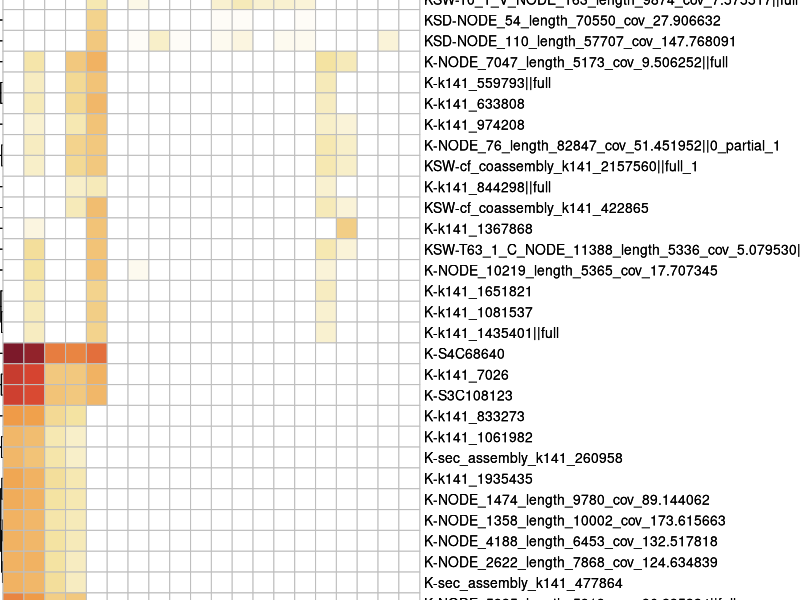
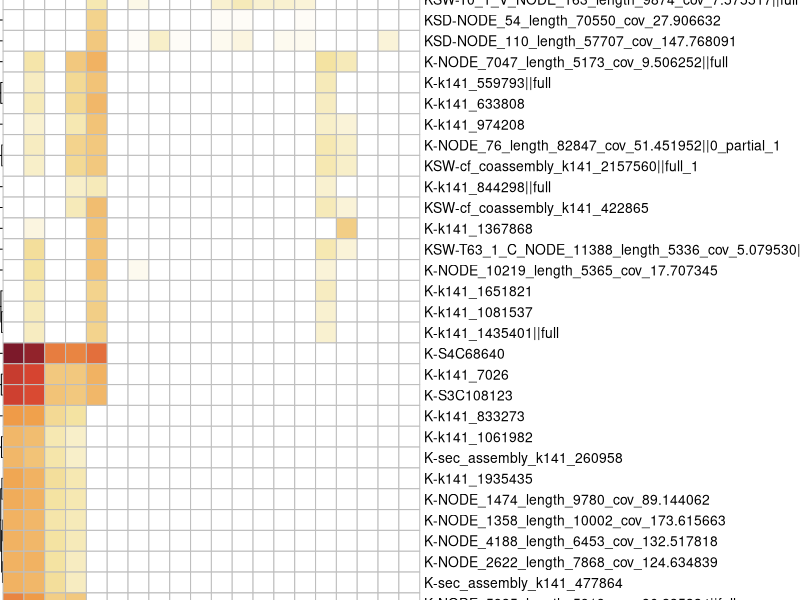

Source code (R) for these figures, in order:
library(pheatmap)
library(ggplot2)

data <- read.table("K-KSW-sharing_vOTUs_vMAGs.txt",header=T,row.names=1,sep="\t",comment.char="")
data <- log10(data+1)

p <- pheatmap(data, cluster_cols = T, cluster_rows = T,  
         border_color = "gray",                             
         angle_col = 90,   
         color = colorRampPalette(c("#FFFFFF", "#F4E3A1", "#F09F49", "#D84531", "#7C192A"))(50),  
         cellwidth = 15, cellheight = 15) 
p
ggsave(paste("./", "heatmap.pdf", sep=""), p, width = 10, height = 10)






